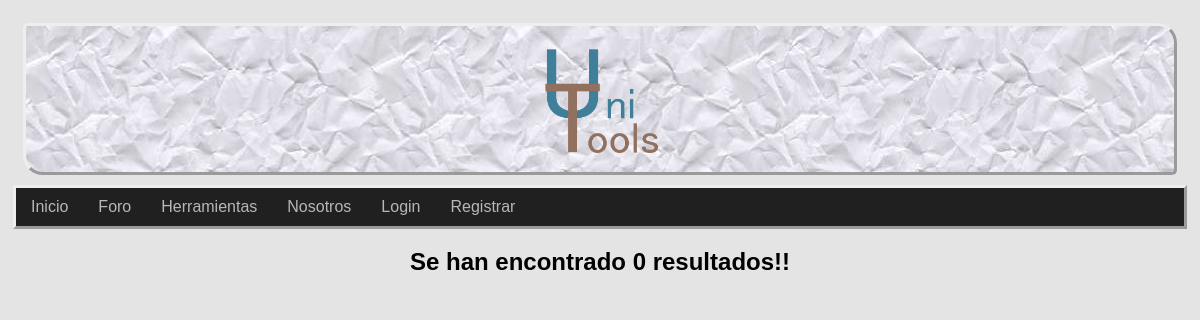
The page /search.php on the database as committed earlier.
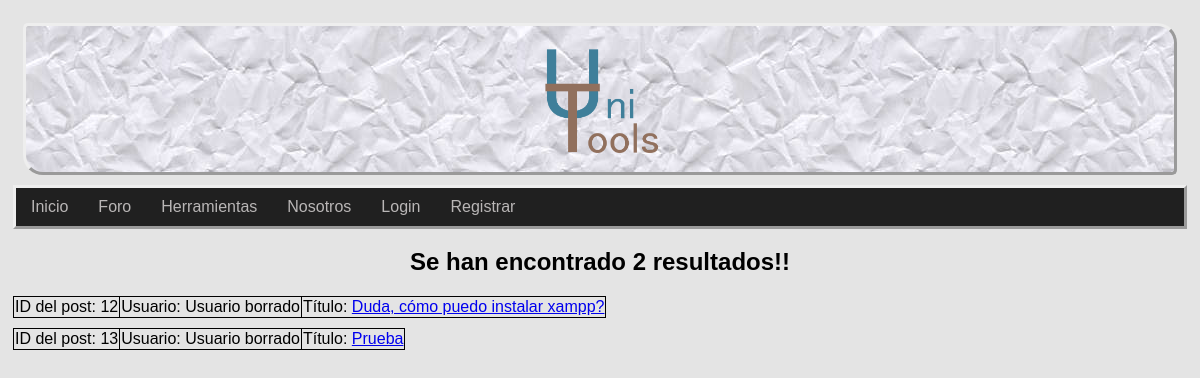
The same page on the database as committed later.
### tables this page shows
CREATE TABLE `posts` (
  `id_post` int(11) NOT NULL,
  `user` int(11) NOT NULL,
  `title` text NOT NULL,
  `content` text NOT NULL,
  `id_cat` int(11) NOT NULL
);

### dao/dao_post.php (called while the page is built, shortened)
<?php
include_once('DAO.php');
include_once('post_class.php');
class DAOpost extends DAO {
	public function search_certain_post($search){
		$sql = "SELECT * FROM posts WHERE id_post LIKE '%%$search%%' OR user LIKE '%%$search%%' OR title LIKE '%%$search%%' OR content LIKE '%%$search%%' OR id_cat LIKE '%%$search%%'";
		$query = $this->devolverConsulta($sql);
		$array = [];
		while($result = mysqli_fetch_assoc($query)){
            $post = new TOUpost( $result['id_post'],$result['user'],$result['title'],$result['content'],$result['id_cat']);
            array_push($array, $post);
		}
		return $array;
	}
}
?>

### dao/DAO.php (called while the page is built, shortened)
<?php
class DAO {
	public $conn;
	public function __construct() {
		if (!$this->conn){
			if(isset($_SESSION['admin']) && $_SESSION['admin']){
				$this->conn = mysqli_connect("localhost", "root", "", "unitoolsdb");
			}else{
				$this->conn = mysqli_connect("localhost", "Usuario", "", "unitoolsdb");
			}
		}
	}
	public function ejecutarConsulta($query){
		$result = mysqli_query($this->conn, $query) or die($this->conn->error);
        $array = mysqli_fetch_assoc($result);
		return $array;
	}
	public function devolverConsulta($query){
		$result = mysqli_query($this->conn, $query) or die($this->conn->error);
		return $result;
	}
}
?>

### dao/post_class.php (called while the page is built, shortened)
<?php
class TOUPost {
	private $id_Post;
	private $title;
	function __construct($id_post ='',$user='',$title='',$content='',$category=''){
        $this->id_Post = $id_post;
		$this->title = $title;
	}
	public function get_id(){
		return $this->id_Post;
	}
	public function get_title(){
		return $this->title;
	}
}
?>

### dao/dao_user.php (called while the page is built, shortened)
<?php
include_once('DAO.php');
class DAOUsuario extends DAO {
	public function search_userId($userId){
		$sql = sprintf("SELECT * FROM user WHERE id_User = $userId");
		if (!$this->ejecutarConsulta($sql))
			return null;
		else
		{
			$result = $this->ejecutarConsulta($sql);
			$user = new TOUser($result['id_user'],$result['email'],$result['password'],$result['username'],$result['premium'], $result['admin']);
			return $user;
		}
	}
}
?>

### search.php (the view, shortened to what this page needs)
<?php
if (!isset($_SESSION)) {
    include_once("dao/dao_post.php");
    include_once("dao/dao_user.php");
}
require("includes/common/cabecera.php");
require("includes/common/navegacion.php");
?>
<!DOCTYPE html>
<html>
<head>
    <link rel="stylesheet" type="text/css" href="css/hoja.css">
</head>
<body>
    <div id="contenedor">
        <div id="contenido">
            <?php
            $dao_post = new DAOpost();
            $dao_user = new DAOUsuario();
            $search = $_POST['buscar'];
            $res = $dao_post->search_certain_post($search);
            if (count($res) == '1') {
                echo "<h2>Se han encontrado " . count($res) . " resultado!!</h2>";
            } else {
                echo "<h2>Se han encontrado " . count($res) . " resultados!!</h2>";
            }
            while (!empty($res)) {
                $curr_post = array_shift($res);
                $post_id = $curr_post->get_id();
                $usuario = $dao_user->search_userId($post_id);
                $title = $curr_post->get_title();
                if ($usuario == null) {
                    $username = "Usuario borrado";
                } else {
                    $username = $usuario->get_username();
                }
                echo "<table class=\"posts\">";
                echo "<tbody>";
                echo "<tr>";
                echo "<td>ID del post: " . $post_id . "</td>";
                echo "<td>Usuario: " . $username . "</td>";
                echo "<td>Título: " . "<a href=\"post.php?id=" . $post_id . "\">" . $title . "</a></td>";
                echo "</tr>";
                echo "</tbody>";
                echo "</table>";
            }
            ?>
        </div>
    </div>
</body>

### includes/common/cabecera.php
<div class="header">
    <a href="index.php"><img src="img/UniTools.png" alt="UniTools" width="120"></a>
</div>

### includes/common/navegacion.php (shortened to what this page needs)
<div class="navbar">
    <?php
            if(!isset($_SESSION["login"]) || !($_SESSION["login"]))
            {
                echo "<a href=\"index.php\">Inicio</a>";
                echo "<a href=\"foro.php\">Foro</a>";
                echo "<a href=\"herramientas.php\">Herramientas</a>";
                echo "<a href=\"team.php\">Nosotros</a>";
                echo"<a href=\"login.php\">Login</a>";
                echo"<a href=\"registro.php\" >Registrar</a>";
            }
    ?>
</div>

### css/hoja.css (style rules this page uses)
.header { background-image: url(../img/PaperCrumpled0004_1_350.jpg); padding: 5px; border-style: outset; border-radius: 5px 20px 5px; margin: 10px; text-align: center; }
.navbar { background-color: rgb(32, 32, 32); overflow: hidden; border-style: outset; display:flex; margin-right: auto; margin-bottom: 10px; }
.navbar a { float: left; display: block; color: rgb(185, 182, 182); text-align: center; padding: 10px 15px; text-decoration: none; }
table { margin-top: 10px; border-collapse: collapse; }
table, th, td { border: 1px solid black; }
body { font-family: Arial; padding:5px; background: #e4e4e4 }
h2, h3, h4 { text-align: center; }

Rows that differ between the two databases and show on the page:
added posts: id_post "12", username "Usuario borrado", title "Duda, cómo puedo instalar xampp?"
added posts: id_post "13", username "Usuario borrado", title "Prueba"
Other text that changed with them:
count($res): "0" → "2"
